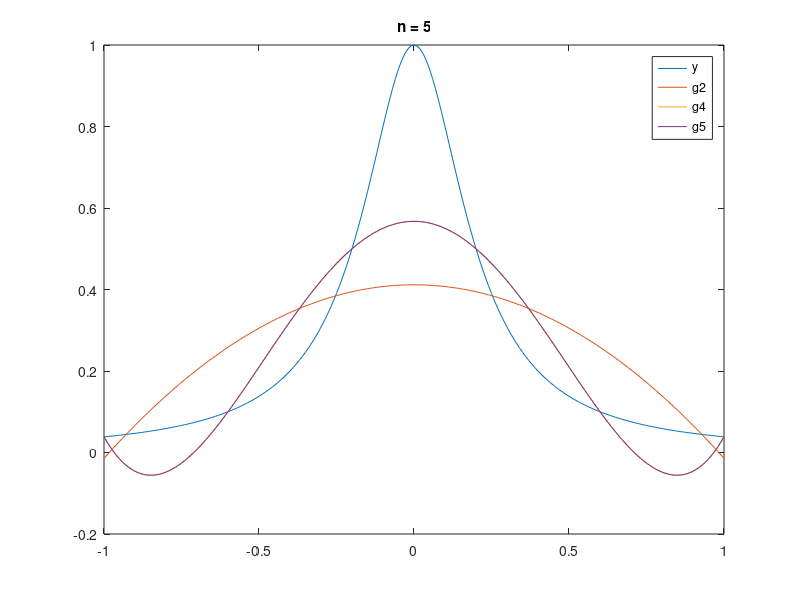
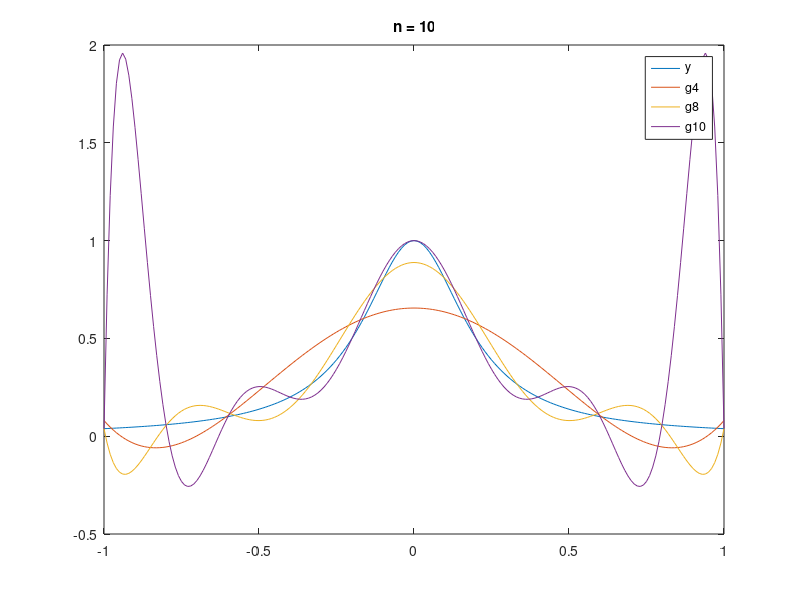
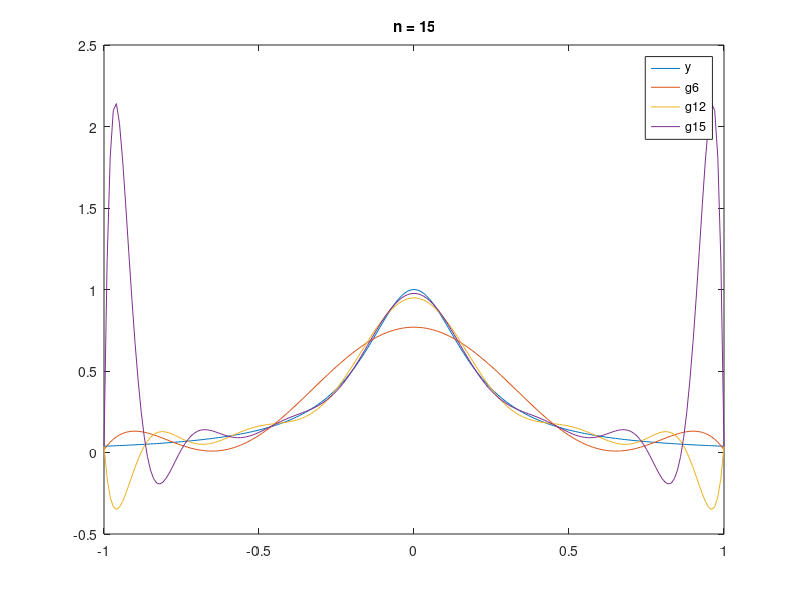

Reproduce these figures in MATLAB, in order.
f = @(x) 1 ./ (1+25*(x.^2));
grilla = [-1:0.01:1];
y = f(grilla)

# n = 5
xe = [-1:2/5:1];
ye = f(xe);

% grado = 2/5 * n
p2 = polyfit(xe, ye, 2);
g2 = polyval(p2, grilla);
% grado = 4/5 * n
p4 = polyfit(xe, ye, 4);
g4 = polyval(p4, grilla);

p5 = polyfit(xe, ye, 5);
g5 = polyval(p5, grilla);

plot(grilla, y, grilla, g2, grilla, g4, grilla, g5)
title('n = 5')
legend('y', 'g2', 'g4', 'g5')
print('grafico_n5.png', '-dpng');

# n = 10
xe = linspace(-1, 1, 11);
ye = f(xe);

% grado = 2/5 * n
p4 = polyfit(xe, ye, 4);
g4 = polyval(p4, grilla);
% grado = 4/5 * n
p8 = polyfit(xe, ye, 8);
g8 = polyval(p8, grilla);

p10 = polyfit(xe, ye, 10);
g10 = polyval(p10, grilla);

plot(grilla, y, grilla, g4, grilla, g8, grilla, g10);
title('n = 10')
legend('y', 'g4', 'g8', 'g10')
print('grafico_n10.png', '-dpng');

# n = 15
xe = linspace(-1, 1, 16);
ye = f(xe);
% grado = 2/5 * n
p6 = polyfit(xe, ye, 6);
g6 = polyval(p6, grilla);
% grado = 4/5 * n
p12 = polyfit(xe, ye, 12);
g12 = polyval(p12, grilla);

p15 = polyfit(xe, ye, 15);
g15 = polyval(p15, grilla);

plot(grilla, y, grilla, g6, grilla, g12, grilla, g15)
title('n = 15')
legend('y', 'g6', 'g12', 'g15')
print('grafico_n15.png', '-dpng');


